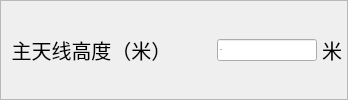
               <widget class="QFrame" name="VehicleFrame1_4">
                <property name="font">
                 <font>
                  <pointsize>10</pointsize>
                 </font>
                </property>
                <property name="styleSheet">
                 <string notr="true"/>
                </property>
                <property name="frameShape">
                 <enum>QFrame::StyledPanel</enum>
                </property>
                <property name="frameShadow">
                 <enum>QFrame::Raised</enum>
                </property>
                <layout class="QGridLayout" name="gridLayout_31">
                 <property name="leftMargin">
                  <number>5</number>
                 </property>
                 <property name="topMargin">
                  <number>5</number>
                 </property>
                 <property name="rightMargin">
                  <number>5</number>
                 </property>
                 <property name="bottomMargin">
                  <number>5</number>
                 </property>
                 <property name="spacing">
                  <number>5</number>
                 </property>
                 <item row="0" column="0">
                  <layout class="QHBoxLayout" name="horizontalLayout_56">
                   <item>
                    <widget class="QLabel" name="VehicleFrame1_label1_4">
                     <property name="font">
                      <font>
                       <pointsize>15</pointsize>
                      </font>
                     </property>
                     <property name="styleSheet">
                      <string notr="true"/>
                     </property>
                     <property name="text">
                      <string> 主天线高度（米）</string>
                     </property>
                    </widget>
                   </item>
                   <item>
                    <spacer name="horizontalSpacer_25">
                     <property name="orientation">
                      <enum>Qt::Horizontal</enum>
                     </property>
                     <property name="sizeHint" stdset="0">
                      <size>
                       <width>40</width>
                       <height>20</height>
                      </size>
                     </property>
                    </spacer>
                   </item>
                   <item>
                    <widget class="QLineEdit" name="lineEdit_tMainAntennaHeight">
                     <property name="minimumSize">
                      <size>
                       <width>100</width>
                       <height>0</height>
                      </size>
                     </property>
                     <property name="maximumSize">
                      <size>
                       <width>100</width>
                       <height>16777215</height>
                      </size>
                     </property>
                     <property name="font">
                      <font>
                       <pointsize>-1</pointsize>
                      </font>
                     </property>
                     <property name="text">
                      <string>2.82</string>
                     </property>
                    </widget>
                   </item>
                   <item>
                    <widget class="QLabel" name="VehicleFrame1_label2_4">
                     <property name="font">
                      <font>
                       <pointsize>15</pointsize>
                      </font>
                     </property>
                     <property name="text">
                      <string>米</string>
                     </property>
                    </widget>
                   </item>
                  </layout>
                 </item>
                </layout>
               </widget>
